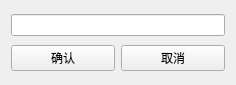
<?xml version="1.0" encoding="UTF-8"?>
<ui version="4.0">
 <class>ChangeUsername</class>
 <widget class="QWidget" name="ChangeUsername">
  <property name="geometry">
   <rect>
    <x>0</x>
    <y>0</y>
    <width>236</width>
    <height>85</height>
   </rect>
  </property>
  <property name="windowTitle">
   <string>ChangeUsername</string>
  </property>
  <property name="windowIcon">
   <iconset>
    <normaloff>images/用户名.png</normaloff>images/用户名.png</iconset>
  </property>
  <layout class="QVBoxLayout" name="verticalLayout">
   <item>
    <widget class="QLineEdit" name="usernameEdit">
     <property name="echoMode">
      <enum>QLineEdit::Normal</enum>
     </property>
    </widget>
   </item>
   <item>
    <layout class="QHBoxLayout" name="horizontalLayout">
     <property name="leftMargin">
      <number>0</number>
     </property>
     <property name="topMargin">
      <number>0</number>
     </property>
     <property name="rightMargin">
      <number>0</number>
     </property>
     <property name="bottomMargin">
      <number>0</number>
     </property>
     <item>
      <widget class="QPushButton" name="OK">
       <property name="text">
        <string>确认</string>
       </property>
      </widget>
     </item>
     <item>
      <widget class="QPushButton" name="NO">
       <property name="text">
        <string>取消</string>
       </property>
      </widget>
     </item>
    </layout>
   </item>
  </layout>
 </widget>
 <layoutdefault spacing="6" margin="11"/>
 <resources/>
 <connections/>
</ui>
